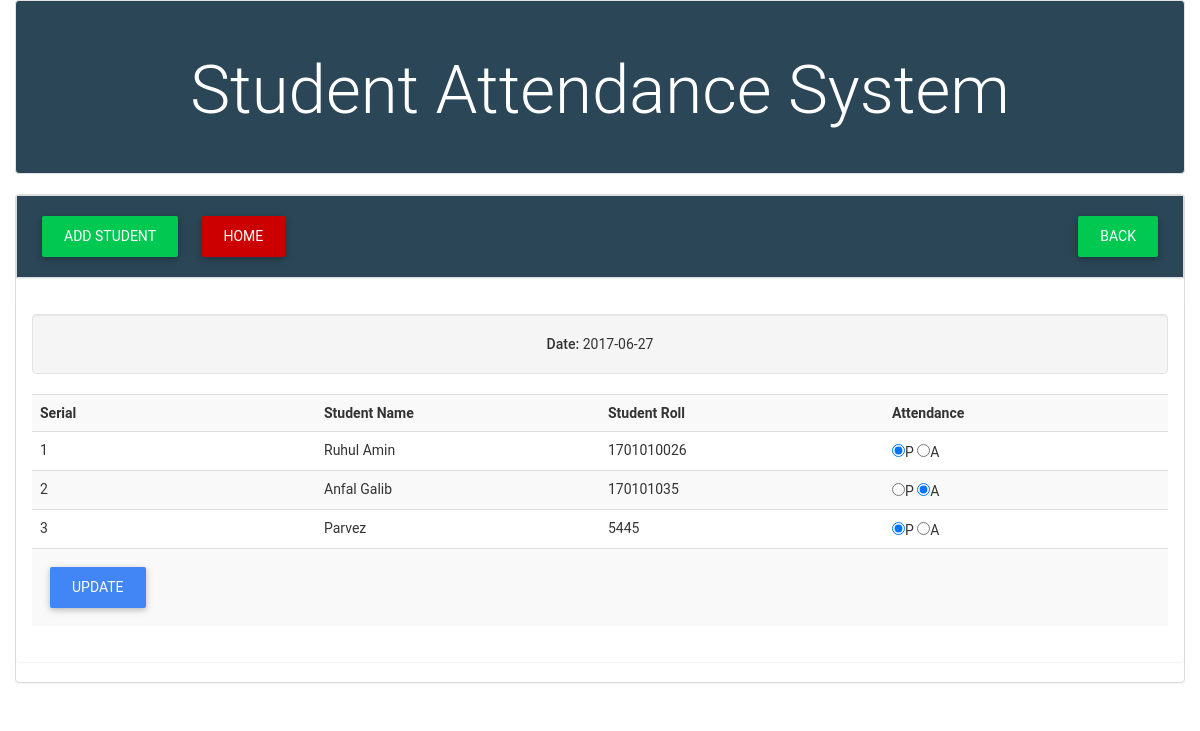
/student_view.php?stnByDate=2017-06-27, run on the app's committed database.
### tables this page shows
CREATE TABLE `tbl_attendance` (
  `id` int(11) NOT NULL,
  `roll` int(11) NOT NULL,
  `attend` varchar(255) NOT NULL,
  `attend_date` date NOT NULL
);

CREATE TABLE `student` (
  `id` int(11) NOT NULL,
  `name` varchar(255) NOT NULL,
  `roll` int(11) NOT NULL
);

### lib/Database.php (called while the page is built, shortened)
<?php
Class Database{
 public $host   = DB_HOST;
 public $user   = DB_USER;
 public $pass   = DB_PASS;
 public $dbname = DB_NAME;
 public $link;
private function connectDB(){
 $this->link = new mysqli($this->host, $this->user, $this->pass, $this->dbname);
 }
public function select($query){
  $result = $this->link->query($query) or die($this->link->error.__LINE__);
  if($result->num_rows > 0){
    return $result;
  } else {
    return false;
  }
 }
}

### classes/Student.php (called while the page is built, shortened)
<?php
	$filepath = realpath(dirname(__FILE__));
	include_once($filepath."/../lib/Database.php");
?>
<?php
Class Student{
	private $db;
	function __construct(){
		$this->db = new Database();
	}
	public function getStudentByAttendance($dt){
		$query = "SELECT tbl_attendance.*, student.name
		FROM tbl_attendance
		INNER JOIN student
		ON tbl_attendance.roll = student.roll WHERE tbl_attendance.attend_date = '$dt'
		ORDER BY student.id ASC";
		$result = $this->db->select($query);
		return $result;
	}
}

### student_view.php (the view, shortened to what this page needs)
<?php include_once "inc/header.php"; ?>
<?php include_once "lib/Database.php"; ?>
<?php include_once "classes/Student.php"; ?>
<?php
    $stn = new Student();
    $dt = $_GET['stnByDate'];
?>
<section class="main_area">
    <div class="container">
        <div class="row">
            <div class="panel panel-default">
                <div class="panel panel-heading" id="phead">
                    <a href="add_student.php" class="btn btn-success">Add Student</a>
                    <a href="date_view.php" class="btn btn-success pull-right">Back</a>
                    <a href="index.php" class="btn btn-danger">Home</a>
                </div>
            <div class="panel panel-body">
                <div class="well text-center">
                    <strong>Date: </strong><?php echo $dt;?>
                </div>
                <form action="" method="post">
                    <table class="table table-striped">
                        <tr>
                            <th width="25%">Serial</th>
                            <th width="25%">Student Name</th>
                            <th width="25%">Student Roll</th>
                            <th width="25%">Attendance</th>
                        </tr>
                        <?php
                            $stnData = $stn->getStudentByAttendance($dt);
                            if($stnData){
                                $i=0;
                                while($result = $stnData->fetch_assoc()){
                                $i++; ?>
                            <tr>
                                <td><?php echo $i;?></td>
                                <td><?php echo $result['name'];?></td>
                                <td><?php echo $result['roll'];?></td>
                                <td>
                                    <input type="radio" name="attend[<?php echo $result['roll'];?>]" value="present" <?php if($result['attend'] == 'present'){echo "checked";}?>>P
                                    <input type="radio" name="attend[<?php echo $result['roll'];?>]" value="absent" <?php if($result['attend'] == 'absent'){echo "checked";}?>>A
                                </td>
                            </tr>
                        <?php } } ?>
                        <tr>
                            <td colspan="4">
                                <input type="submit" name="submit" class="btn btn-primary" value="Update">
                            </td>
                        </tr>
                    </table>
                </form>
            </div>
            </div>
        </div>
    </div>
</section>
<?php include_once "inc/footer.php"; ?>

### css/style.css (style rules this page uses)
html, button, input, select, textarea { color: #222; }
html { font-size: 1em; line-height: 1.4; }
#phead { background-color: #2b4656 !important; }

### data on the page
tbl_attendance: student.name "Ruhul Amin", roll "1701010026", attend "☑"
tbl_attendance: student.name "Anfal Galib", roll "170101035", attend "☑"
tbl_attendance: student.name "Parvez", roll "5445", attend "☑"

### other printed values
$dt "2017-06-27"
